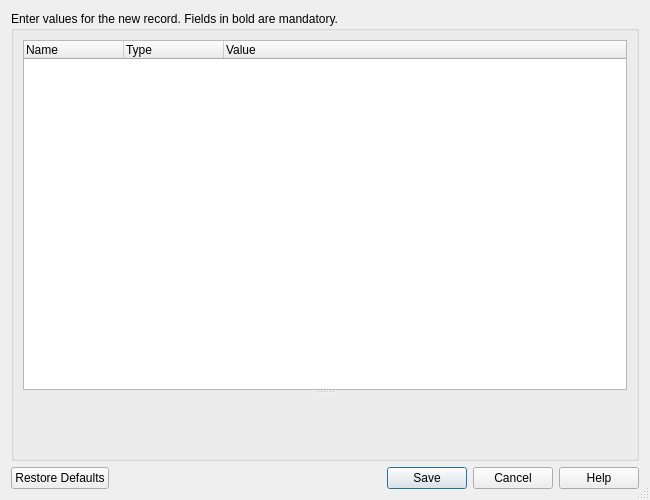
<?xml version="1.0" encoding="UTF-8"?>
<ui version="4.0">
 <class>AddRecordDialog</class>
 <widget class="QDialog" name="AddRecordDialog">
  <property name="geometry">
   <rect>
    <x>0</x>
    <y>0</y>
    <width>650</width>
    <height>500</height>
   </rect>
  </property>
  <property name="windowTitle">
   <string>Add New Record</string>
  </property>
  <property name="windowIcon">
   <iconset resource="icons/icons.qrc">
    <normaloff>:/icons/table</normaloff>:/icons/table</iconset>
  </property>
  <property name="sizeGripEnabled">
   <bool>true</bool>
  </property>
  <layout class="QVBoxLayout" name="verticalLayout_2">
   <item>
    <widget class="QGroupBox" name="groupFields">
     <property name="title">
      <string>Enter values for the new record. Fields in bold are mandatory.</string>
     </property>
     <layout class="QVBoxLayout" name="verticalLayout">
      <item>
       <widget class="QWidget" name="widget" native="true">
        <layout class="QVBoxLayout" name="verticalLayout_4">
         <property name="spacing">
          <number>0</number>
         </property>
         <property name="leftMargin">
          <number>0</number>
         </property>
         <property name="topMargin">
          <number>0</number>
         </property>
         <property name="rightMargin">
          <number>0</number>
         </property>
         <property name="bottomMargin">
          <number>0</number>
         </property>
         <item>
          <widget class="QSplitter" name="splitter">
           <property name="orientation">
            <enum>Qt::Vertical</enum>
           </property>
           <widget class="QTreeWidget" name="treeWidget">
            <property name="sizePolicy">
             <sizepolicy hsizetype="Expanding" vsizetype="MinimumExpanding">
              <horstretch>0</horstretch>
              <verstretch>0</verstretch>
             </sizepolicy>
            </property>
            <property name="minimumSize">
             <size>
              <width>0</width>
              <height>140</height>
             </size>
            </property>
            <property name="whatsThis">
             <string>In the Value column you can specify the value for the field identified in the Name column. The Type column indicates the type of the field. Default values are displayed in the same style as NULL values.</string>
            </property>
            <property name="rootIsDecorated">
             <bool>false</bool>
            </property>
            <column>
             <property name="text">
              <string>Name</string>
             </property>
            </column>
            <column>
             <property name="text">
              <string>Type</string>
             </property>
            </column>
            <column>
             <property name="text">
              <string>Value</string>
             </property>
             <property name="toolTip">
              <string>Default value</string>
             </property>
            </column>
           </widget>
           <widget class="SqlTextEdit" name="sqlTextEdit" native="true">
            <property name="whatsThis">
             <string>When you edit the values in the upper frame, the SQL query for inserting this new record is shown here. You can edit manually the query before saving.</string>
            </property>
            <property name="readOnly" stdset="0">
             <bool>true</bool>
            </property>
           </widget>
          </widget>
         </item>
        </layout>
       </widget>
      </item>
     </layout>
    </widget>
   </item>
   <item>
    <widget class="QDialogButtonBox" name="buttonBox">
     <property name="whatsThis">
      <string>&lt;html&gt;&lt;head/&gt;&lt;body&gt;&lt;p&gt;&lt;span style=&quot; font-weight:600;&quot;&gt;Save&lt;/span&gt; will submit the shown SQL statement to the database for inserting the new record.&lt;/p&gt;&lt;p&gt;&lt;span style=&quot; font-weight:600;&quot;&gt;Restore Defaults&lt;/span&gt; will restore the initial values in the &lt;span style=&quot; font-weight:600;&quot;&gt;Value&lt;/span&gt; column.&lt;/p&gt;&lt;p&gt;&lt;span style=&quot; font-weight:600;&quot;&gt;Cancel&lt;/span&gt; will close this dialog without executing the query.&lt;/p&gt;&lt;/body&gt;&lt;/html&gt;</string>
     </property>
     <property name="orientation">
      <enum>Qt::Horizontal</enum>
     </property>
     <property name="standardButtons">
      <set>QDialogButtonBox::Cancel|QDialogButtonBox::Help|QDialogButtonBox::RestoreDefaults|QDialogButtonBox::Save</set>
     </property>
    </widget>
   </item>
  </layout>
 </widget>
 <customwidgets>
  <customwidget>
   <class>SqlTextEdit</class>
   <extends>QWidget</extends>
   <header>sqltextedit.h</header>
   <container>1</container>
  </customwidget>
 </customwidgets>
 <tabstops>
  <tabstop>treeWidget</tabstop>
  <tabstop>sqlTextEdit</tabstop>
 </tabstops>
 <resources>
  <include location="icons/icons.qrc"/>
 </resources>
 <connections>
  <connection>
   <sender>buttonBox</sender>
   <signal>clicked(QAbstractButton*)</signal>
   <receiver>AddRecordDialog</receiver>
   <slot>on_buttonBox_clicked(QAbstractButton*)</slot>
   <hints>
    <hint type="sourcelabel">
     <x>324</x>
     <y>477</y>
    </hint>
    <hint type="destinationlabel">
     <x>324</x>
     <y>249</y>
    </hint>
   </hints>
  </connection>
 </connections>
 <slots>
  <slot>itemChanged()</slot>
 </slots>
</ui>
